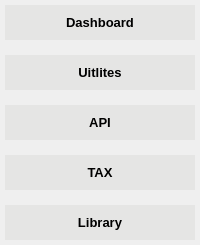
           <widget class="QFrame" name="left_menu_frame">
            <property name="styleSheet">
             <string notr="true">padding: 0px;</string>
            </property>
            <property name="frameShape">
             <enum>QFrame::NoFrame</enum>
            </property>
            <property name="frameShadow">
             <enum>QFrame::Raised</enum>
            </property>
            <layout class="QVBoxLayout" name="verticalLayout_4">
             <property name="spacing">
              <number>5</number>
             </property>
             <property name="leftMargin">
              <number>0</number>
             </property>
             <property name="topMargin">
              <number>0</number>
             </property>
             <property name="rightMargin">
              <number>0</number>
             </property>
             <property name="bottomMargin">
              <number>0</number>
             </property>
             <item>
              <widget class="QPushButton" name="dashboard_menu">
               <property name="enabled">
                <bool>true</bool>
               </property>
               <property name="font">
                <font>
                 <family>Helvetica</family>
                 <pointsize>10</pointsize>
                 <weight>75</weight>
                 <italic>false</italic>
                 <bold>true</bold>
                 <underline>false</underline>
                 <strikeout>false</strikeout>
                </font>
               </property>
               <property name="cursor">
                <cursorShape>PointingHandCursor</cursorShape>
               </property>
               <property name="mouseTracking">
                <bool>false</bool>
               </property>
               <property name="styleSheet">
                <string notr="true">QPushButton{
	background-color: rgba(223, 223, 221, 150);
	color: rgb(0,0,0);
	padding: 10px;
	margin: 5px;
	border-top-right-radius: 0px;
	border-bottom-right-radius: 0px;
}

QPushButton:hover{
	background-color: rgba(223, 223, 221, 200);
}

QPushButton:pressed{
	background-color: rgba(223, 223, 221, 200);
	border-right: rgba(85, 0, 255, 150) 4px solid;
}</string>
               </property>
               <property name="text">
                <string>Dashboard</string>
               </property>
               <property name="icon">
                <iconset resource="../assets.qrc">
                 <normaloff>:/icons/icons/menu.svg</normaloff>:/icons/icons/menu.svg</iconset>
               </property>
               <property name="iconSize">
                <size>
                 <width>16</width>
                 <height>16</height>
                </size>
               </property>
               <property name="shortcut">
                <string>Ctrl+D</string>
               </property>
               <property name="checkable">
                <bool>true</bool>
               </property>
               <property name="checked">
                <bool>true</bool>
               </property>
               <property name="autoRepeat">
                <bool>false</bool>
               </property>
               <property name="autoDefault">
                <bool>true</bool>
               </property>
               <property name="default">
                <bool>true</bool>
               </property>
               <property name="flat">
                <bool>false</bool>
               </property>
              </widget>
             </item>
             <item>
              <widget class="QPushButton" name="utilities_menu">
               <property name="font">
                <font>
                 <family>Helvetica</family>
                 <pointsize>10</pointsize>
                 <weight>75</weight>
                 <italic>false</italic>
                 <bold>true</bold>
                 <underline>false</underline>
                 <strikeout>false</strikeout>
                </font>
               </property>
               <property name="cursor">
                <cursorShape>PointingHandCursor</cursorShape>
               </property>
               <property name="styleSheet">
                <string notr="true">QPushButton{
	background-color: rgba(223, 223, 221, 150);
	color: rgb(0,0,0);
	padding: 10px;
	margin: 5px;
	border-top-right-radius: 0px;
	border-bottom-right-radius: 0px;
}

QPushButton:hover{
	background-color: rgba(223, 223, 221, 200);
}

QPushButton:pressed{
	background-color: rgba(223, 223, 221, 200);
	border-right: rgba(85, 0, 255, 150) 4px solid;
}</string>
               </property>
               <property name="text">
                <string>Uitlites</string>
               </property>
               <property name="icon">
                <iconset resource="../assets.qrc">
                 <normaloff>:/icons/icons/tool.svg</normaloff>:/icons/icons/tool.svg</iconset>
               </property>
               <property name="iconSize">
                <size>
                 <width>16</width>
                 <height>16</height>
                </size>
               </property>
               <property name="shortcut">
                <string>Ctrl+S</string>
               </property>
               <property name="checkable">
                <bool>true</bool>
               </property>
               <property name="autoRepeat">
                <bool>false</bool>
               </property>
               <property name="autoDefault">
                <bool>false</bool>
               </property>
               <property name="default">
                <bool>false</bool>
               </property>
               <property name="flat">
                <bool>false</bool>
               </property>
              </widget>
             </item>
             <item>
              <widget class="QPushButton" name="api_menu">
               <property name="font">
                <font>
                 <family>Helvetica</family>
                 <pointsize>10</pointsize>
                 <weight>75</weight>
                 <italic>false</italic>
                 <bold>true</bold>
                 <underline>false</underline>
                 <strikeout>false</strikeout>
                </font>
               </property>
               <property name="cursor">
                <cursorShape>PointingHandCursor</cursorShape>
               </property>
               <property name="styleSheet">
                <string notr="true">QPushButton{
	background-color: rgba(223, 223, 221, 150);
	color: rgb(0,0,0);
	padding: 10px;
	margin: 5px;
	border-top-right-radius: 0px;
	border-bottom-right-radius: 0px;
}

QPushButton:hover{
	background-color: rgba(223, 223, 221, 200);
}

QPushButton:pressed{
	background-color: rgba(223, 223, 221, 200);
	border-right: rgba(85, 0, 255, 150) 4px solid;
}</string>
               </property>
               <property name="text">
                <string>API</string>
               </property>
               <property name="icon">
                <iconset resource="../assets.qrc">
                 <normaloff>:/icons/icons/link.svg</normaloff>:/icons/icons/link.svg</iconset>
               </property>
               <property name="iconSize">
                <size>
                 <width>16</width>
                 <height>16</height>
                </size>
               </property>
               <property name="shortcut">
                <string>Ctrl+A</string>
               </property>
               <property name="checkable">
                <bool>true</bool>
               </property>
               <property name="autoRepeat">
                <bool>false</bool>
               </property>
               <property name="autoDefault">
                <bool>false</bool>
               </property>
               <property name="default">
                <bool>false</bool>
               </property>
               <property name="flat">
                <bool>false</bool>
               </property>
              </widget>
             </item>
             <item>
              <widget class="QPushButton" name="tax_menu">
               <property name="font">
                <font>
                 <family>Helvetica</family>
                 <pointsize>10</pointsize>
                 <weight>75</weight>
                 <italic>false</italic>
                 <bold>true</bold>
                 <underline>false</underline>
                 <strikeout>false</strikeout>
                </font>
               </property>
               <property name="cursor">
                <cursorShape>PointingHandCursor</cursorShape>
               </property>
               <property name="styleSheet">
                <string notr="true">QPushButton{
	background-color: rgba(223, 223, 221, 150);
	color: rgb(0,0,0);
	padding: 10px;
	margin: 5px;
	border-top-right-radius: 0px;
	border-bottom-right-radius: 0px;
}

QPushButton:hover{
	background-color: rgba(223, 223, 221, 200);
}

QPushButton:pressed{
	background-color: rgba(223, 223, 221, 200);
	border-right: rgba(85, 0, 255, 150) 4px solid;
}</string>
               </property>
               <property name="text">
                <string>TAX</string>
               </property>
               <property name="icon">
                <iconset resource="../assets.qrc">
                 <normaloff>:/icons/icons/dollar-sign.svg</normaloff>:/icons/icons/dollar-sign.svg</iconset>
               </property>
               <property name="iconSize">
                <size>
                 <width>16</width>
                 <height>16</height>
                </size>
               </property>
               <property name="shortcut">
                <string>Ctrl+T</string>
               </property>
               <property name="checkable">
                <bool>true</bool>
               </property>
               <property name="autoRepeat">
                <bool>false</bool>
               </property>
               <property name="autoDefault">
                <bool>false</bool>
               </property>
               <property name="default">
                <bool>false</bool>
               </property>
               <property name="flat">
                <bool>false</bool>
               </property>
              </widget>
             </item>
             <item>
              <widget class="QPushButton" name="lms_menu">
               <property name="font">
                <font>
                 <family>Helvetica</family>
                 <pointsize>10</pointsize>
                 <weight>75</weight>
                 <italic>false</italic>
                 <bold>true</bold>
                 <underline>false</underline>
                 <strikeout>false</strikeout>
                </font>
               </property>
               <property name="cursor">
                <cursorShape>PointingHandCursor</cursorShape>
               </property>
               <property name="styleSheet">
                <string notr="true">QPushButton{
	background-color: rgba(223, 223, 221, 150);
	color: rgb(0,0,0);
	padding: 10px;
	margin: 5px;
	border-top-right-radius: 0px;
	border-bottom-right-radius: 0px;
}

QPushButton:hover{
	background-color: rgba(223, 223, 221, 200);
}

QPushButton:pressed{
	background-color: rgba(223, 223, 221, 200);
	border-right: rgba(85, 0, 255, 150) 4px solid;
}</string>
               </property>
               <property name="text">
                <string>Library</string>
               </property>
               <property name="icon">
                <iconset resource="../assets.qrc">
                 <normaloff>:/icons/icons/book.svg</normaloff>:/icons/icons/book.svg</iconset>
               </property>
               <property name="iconSize">
                <size>
                 <width>16</width>
                 <height>16</height>
                </size>
               </property>
               <property name="shortcut">
                <string>Ctrl+L</string>
               </property>
               <property name="checkable">
                <bool>true</bool>
               </property>
               <property name="autoRepeat">
                <bool>false</bool>
               </property>
               <property name="autoDefault">
                <bool>false</bool>
               </property>
               <property name="default">
                <bool>false</bool>
               </property>
               <property name="flat">
                <bool>false</bool>
               </property>
              </widget>
             </item>
            </layout>
           </widget>
